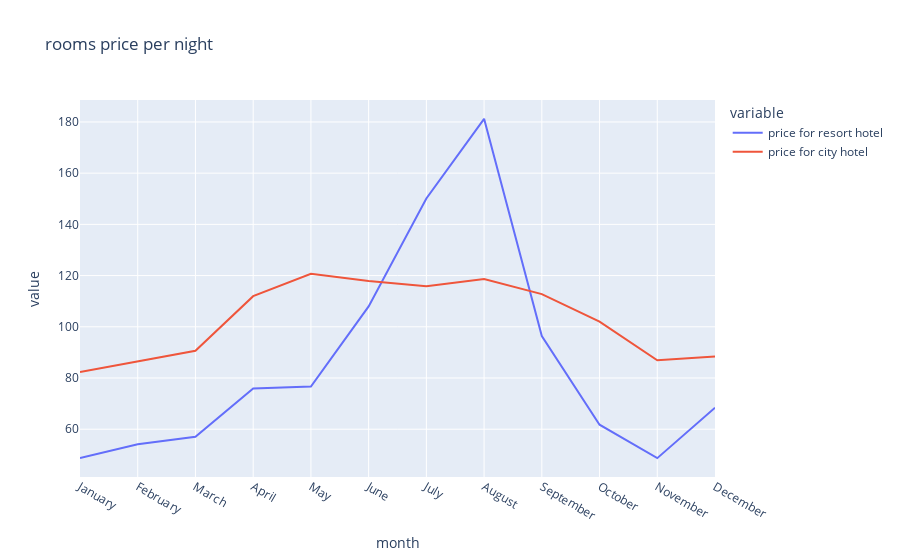

The notebook cell this image was saved under:
### Code cell
px.line(final2 , x = "month" , y=["price for resort hotel","price for city hotel"], title = "rooms price per night")

### Figure 1 — Plotly figure (JSON) as saved in the notebook; plotly's stock layout.template omitted (floating-point values rounded to 4 significant figures)
{"data": [{"hovertemplate": "variable=price for resort hotel<br>month=%{x}<br>value=%{y}<extra></extra>", "legendgroup": "price for resort hotel", "line": {"color": "#636efa", "dash": "solid"}, "mode": "lines", "name": "price for resort hotel", "orientation": "v", "showlegend": true, "type": "scatter", "x": ["January", "February", "March", "April", "May", "June", "July", "August", "September", "October", "November", "December"], "xaxis": "x", "y": [48.76, 54.15, 57.06, 75.87, 76.66, 108.0, 150.1, 181.2, 96.42, 61.78, 48.71, 68.41], "yaxis": "y"}, {"hovertemplate": "variable=price for city hotel<br>month=%{x}<br>value=%{y}<extra></extra>", "legendgroup": "price for city hotel", "line": {"color": "#EF553B", "dash": "solid"}, "mode": "lines", "name": "price for city hotel", "orientation": "v", "showlegend": true, "type": "scatter", "x": ["January", "February", "March", "April", "May", "June", "July", "August", "September", "October", "November", "December"], "xaxis": "x", "y": [82.33, 86.52, 90.66, 112.0, 120.7, 117.9, 115.8, 118.7, 112.8, 102.0, 86.95, 88.4], "yaxis": "y"}], "layout": {"legend": {"title": {"text": "variable"}, "tracegroupgap": 0}, "title": {"text": "rooms price per night"}, "xaxis": {"anchor": "y", "domain": [0, 1], "title": {"text": "month"}}, "yaxis": {"anchor": "x", "domain": [0, 1], "title": {"text": "value"}}}}
